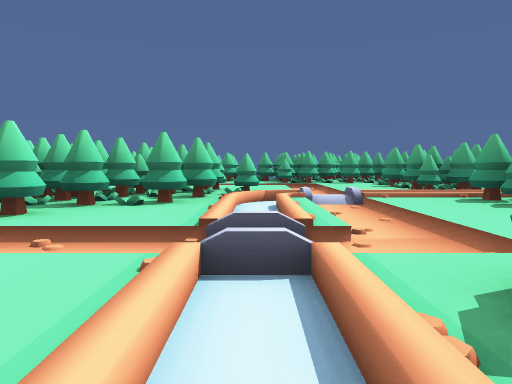
View 1 (above)

12 first-person views from a walk through a scene from a Unity 3-D project. The camera is 0.49 m above the floor, tilts 4° down and sees 70° across. The floor is counted in squares, 1 m on a side. Each view is taken from the middle of a square. On the plan, view 1 faces up. The plan holds only what a view shows up to about 9 squares ahead; the rest is blank. The place goes on beyond the plan. The player character is not drawn.

View 2
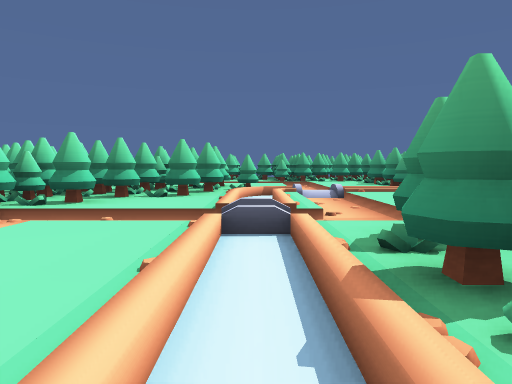

View 3
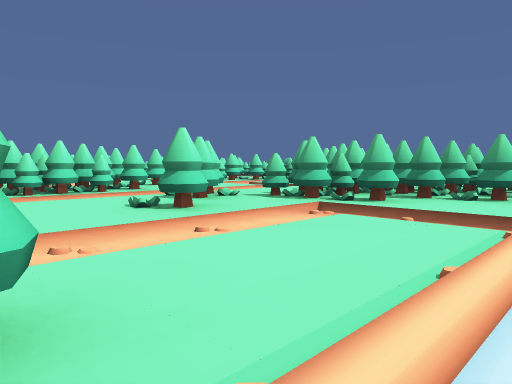

View 4
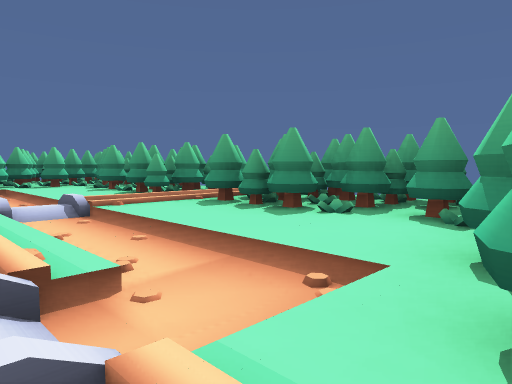

View 5
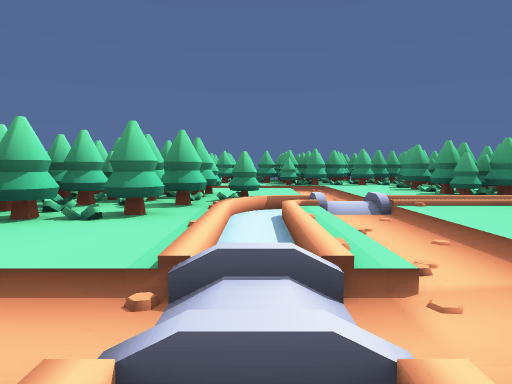

View 6
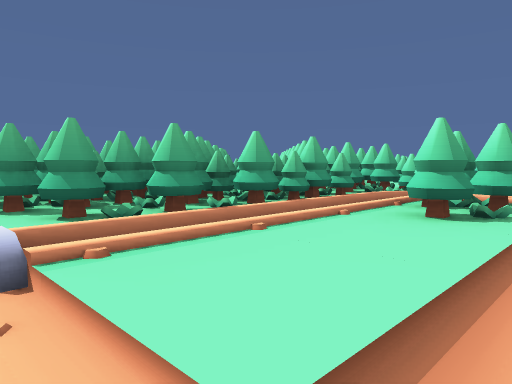

View 7
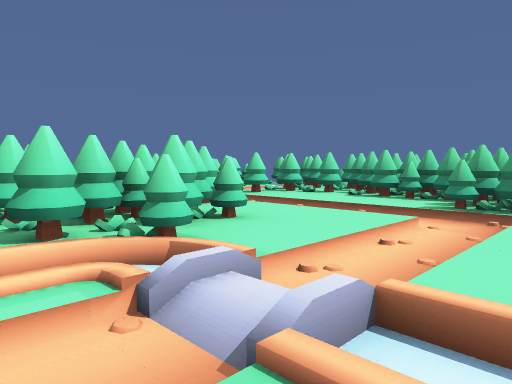

View 8
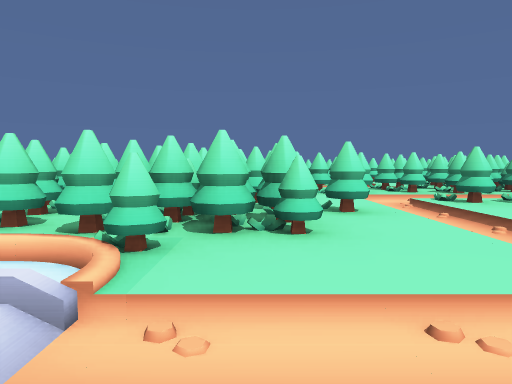

View 9
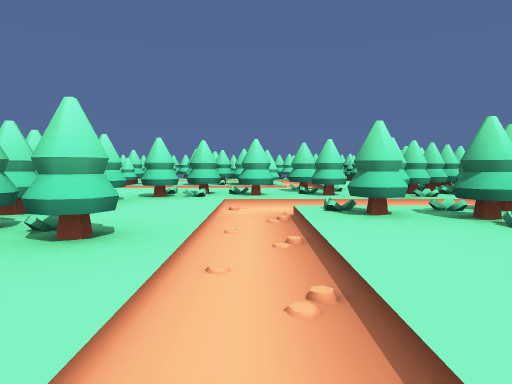

View 10
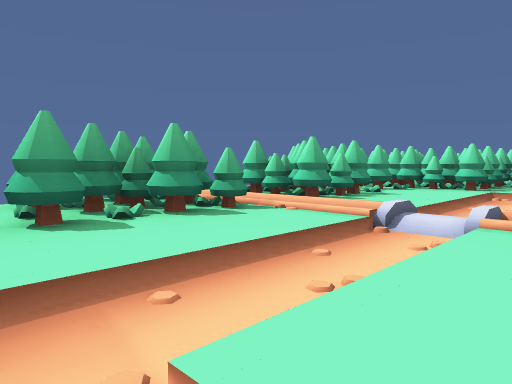

View 11
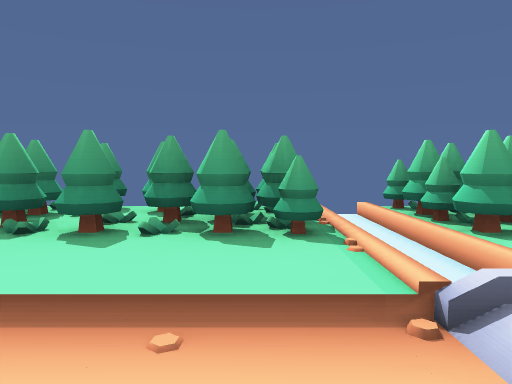

View 12
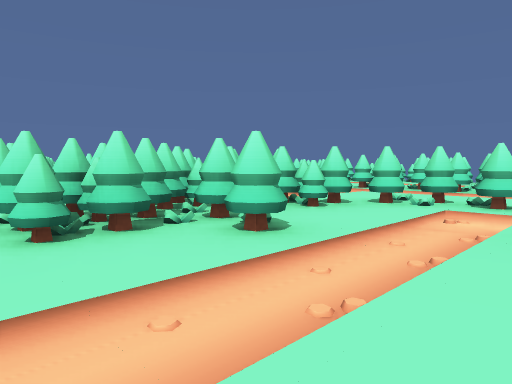

### Floor plan
Key: @ floor where view 1 was taken; # wall or solid block; . main floor; : floor 0.1 m higher than the main floor; / step, stairs or slope; = window, fence, low wall or low ledge.
Columns run from 5 left of view 1 to 5 right of it. Each row starts with its distance up from view 1.
 10   ######
  9 ###:::###
  8 #......:#
  7 #::#::.:##
  6  ####:.:##=
  5    ###:...
  4   ###..:##=
  3  ###:..:##
  2  #:../.:#
  1  =#.:.###
  0    .:@##
 -1     #.#
 -2     #.#
 -3      ##

Positions as (right, up) in squares from view 1, and headings:
1: (0, 0), facing up
2: (0, -1), facing up
3: (0, -1), facing up-left
4: (0, 1), facing up-right
5: (0, 1), facing up
6: (-2, 2), facing down-right
7: (2, 4), facing up-left
8: (2, 6), facing left
9: (0, 8), facing left
10: (0, 8), facing down-right
11: (0, 6), facing right
12: (0, 9), facing down-left
